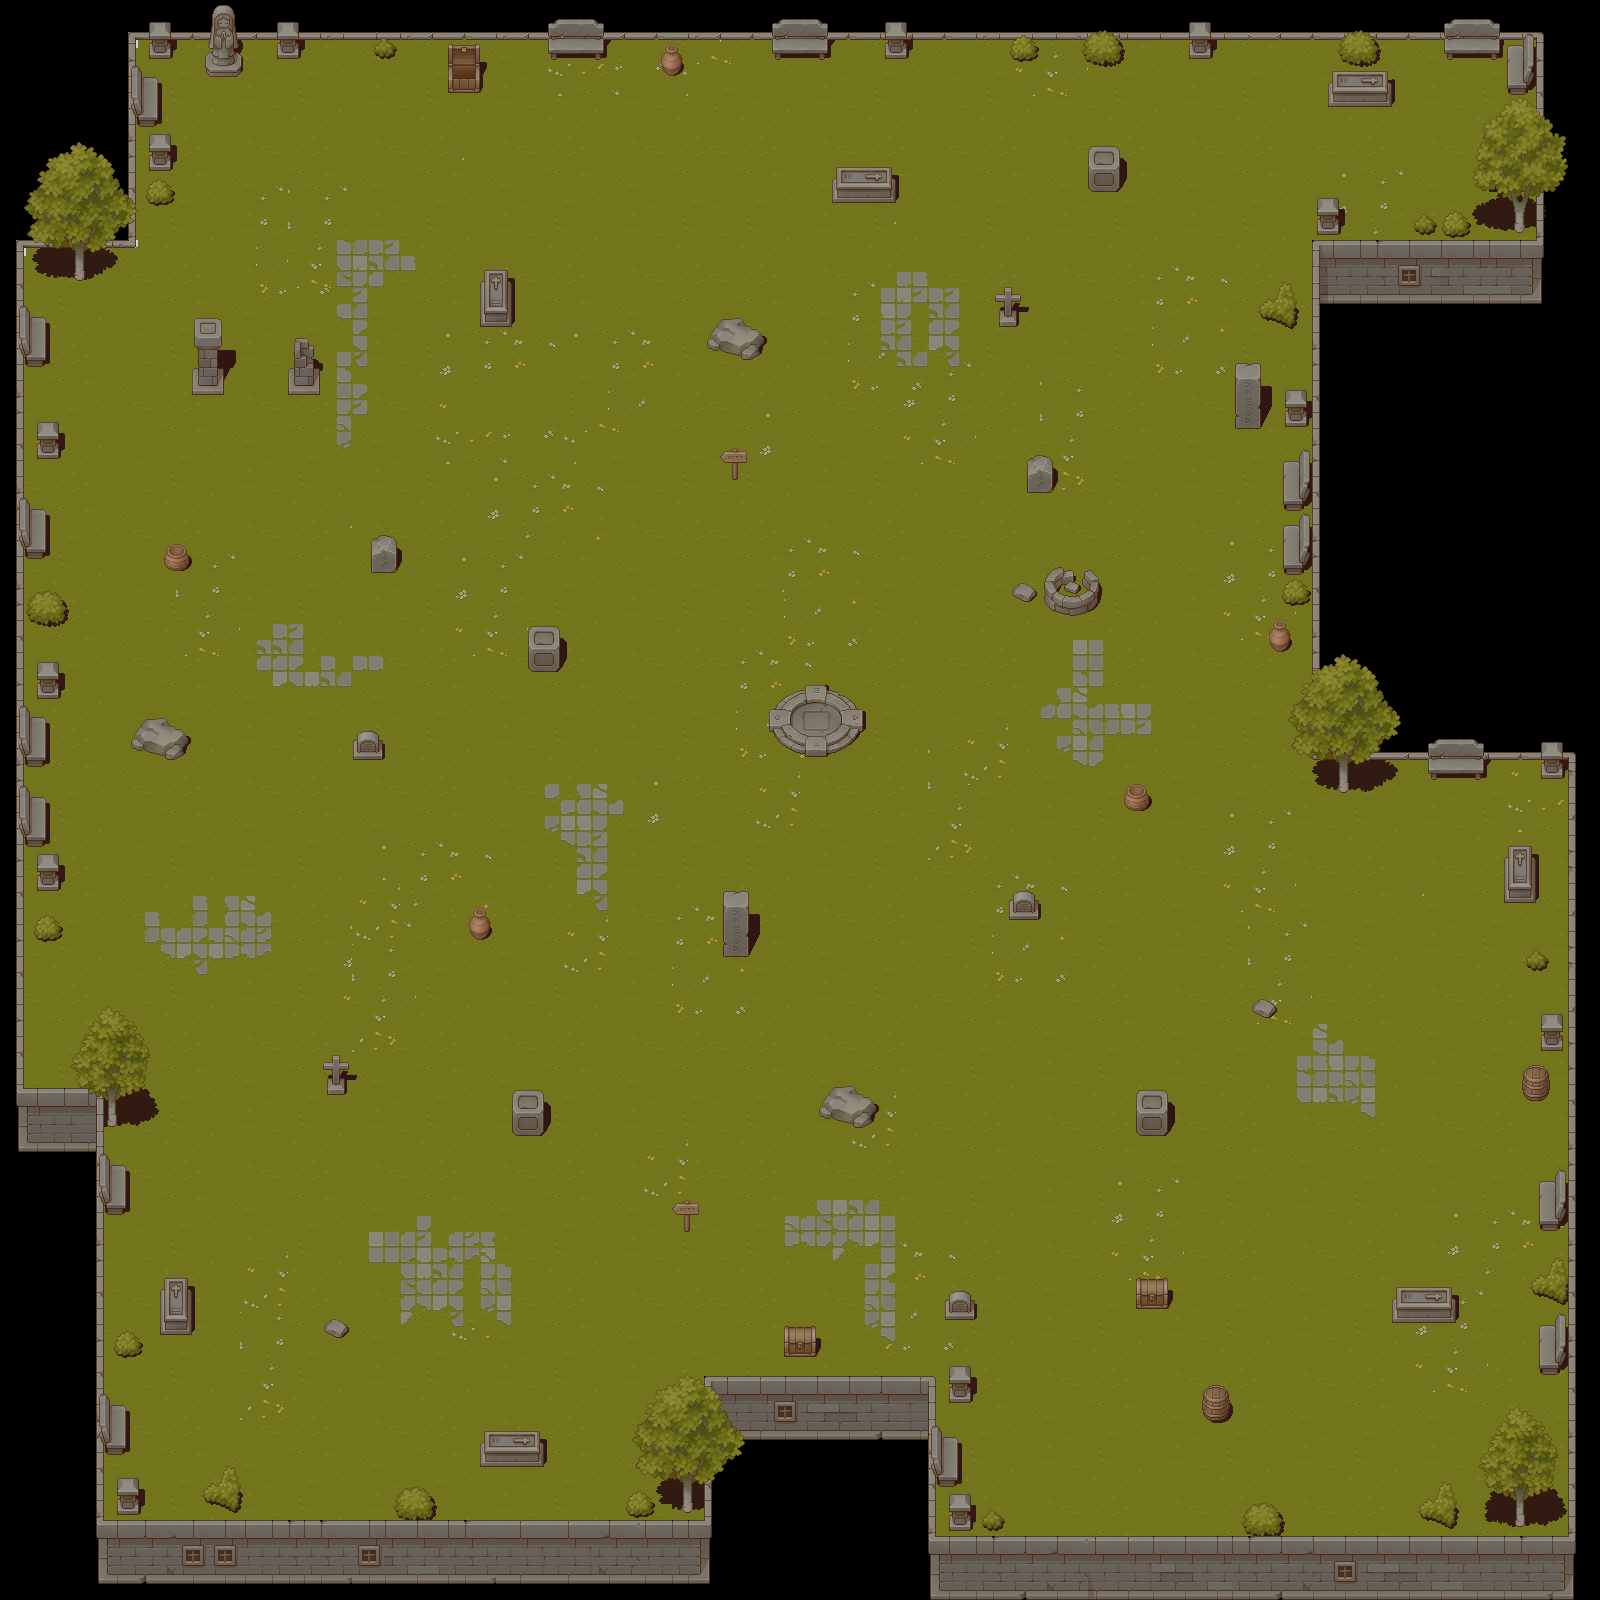

A level layout from a 2D game, rendered from its tile map. Below: a short description, then the map file with tile-grid data replaced by summaries:
An orthogonal 100x100 tile map with 16x16 px tiles, 4 tile layers (floor, shadow, wall, props), 6 tilesets and 115 objects.

<map version="1.10" tiledversion="1.12.1" orientation="orthogonal" renderorder="right-down" width="100" height="100" tilewidth="16" tileheight="16" infinite="0" nextlayerid="7" nextobjectid="123">
 <tileset firstgid="1" source="TX Tileset Wall.tsx" />
 <tileset firstgid="419" source="TX Tileset Grass.tsx" />
 <tileset firstgid="675" source="TX Props.tsx" />
 <tileset firstgid="1699" source="TX Plant.tsx" />
 <tileset firstgid="2723" source="TX Shadow.tsx" />
 <tileset firstgid="3747" source="TX Shadow Plant.tsx" />
 <layer id="2" name="floor" width="100" height="100">
  <data>[10000 cells, 8171 non-empty, 206 distinct tile ids]</data>
 </layer>
 <layer id="4" name="shadow" width="100" height="100">
  <data>[10000 cells, 922 non-empty, 338 distinct tile ids]</data>
 </layer>
 <layer id="1" name="wall" width="100" height="100">
  <data>[10000 cells, 804 non-empty, 179 distinct tile ids]</data>
 </layer>
 <layer id="3" name="props" width="100" height="100">
  <data>[10000 cells, 1190 non-empty, 439 distinct tile ids]</data>
 </layer>
 <objectgroup id="5" name="collision">
  <object id="1" x="1312" y="240" width="233.333" height="66.6667" />
  <object id="2" x="1312" y="240" width="8" height="517.333" />
  <object id="3" x="1310.67" y="749.333" width="264" height="13.3333" />
  <object id="4" x="1569.33" y="753.333" width="8" height="709.333" />
  <object id="5" x="1566.67" y="1462.67" width="12" height="133.333" />
  <object id="7" x="925.333" y="1537.33" width="653.333" height="61.3333" />
  <object id="8" x="926.667" y="1378.67" width="12" height="158.667" />
  <object id="9" x="704" y="1377.33" width="226.667" height="61.3333" />
  <object id="10" x="706.667" y="1382.67" width="5.33333" height="196" />
  <object id="11" x="94.6667" y="1521.33" width="612" height="60" />
  <object id="12" x="92" y="1086.67" width="12" height="436" />
  <object id="13" x="14.6667" y="1086.67" width="88" height="65.3333" />
  <object id="14" x="16" y="238" width="6" height="850" />
  <object id="15" x="17.3333" y="239.333" width="118" height="9.33333" />
  <object id="16" x="128" y="30.6667" width="9.33333" height="218.667" />
  <object id="17" x="129.333" y="29.3333" width="724" height="10.6667" />
  <object id="18" x="852" y="28" width="690.667" height="13.3333" />
  <object id="19" x="1534.67" y="32" width="8" height="228" />
  <object id="20" x="1512" y="220" width="16" height="12" />
  <object id="21" x="1414.67" y="222.667" width="57.3333" height="13.3333" />
  <object id="22" x="1318.67" y="218.667" width="22.6667" height="14.6667" />
  <object id="23" x="1191" y="45" width="19" height="11" />
  <object id="24" x="1331" y="81" width="60" height="22" />
  <object id="25" x="1337" y="49" width="43" height="15" />
  <object id="26" x="1440" y="39" width="57" height="17" />
  <object id="27" x="1504" y="47" width="21" height="48" />
  <object id="28" x="1086" y="162" width="34" height="29" />
  <object id="29" x="1082" y="45" width="42" height="18" />
  <object id="30" x="1011" y="46" width="27" height="13" />
  <object id="31" x="1263" y="303" width="35" height="24" />
  <object id="33" x="1235" y="403" width="26" height="25" />
  <object id="34" x="1288" y="407" width="19" height="19" />
  <object id="35" x="1285" y="462" width="18" height="47" />
  <object id="36" x="1284" y="529" width="25" height="74" />
  <object id="37" x="1271" y="637" width="19" height="17" />
  <object id="38" x="1044" y="579" width="55" height="30" />
  <object id="39" x="1014" y="591" width="22" height="8" />
  <object id="40" x="1027" y="469" width="23" height="21" />
  <object id="41" x="1000" y="307" width="18" height="17" />
  <object id="42" x="1120" y="793" width="30" height="18" />
  <object id="44" x="1009" y="901" width="32" height="16" />
  <object id="45" x="1138" y="1107" width="30" height="28" />
  <object id="46" x="1254" y="1006" width="21" height="12" />
  <object id="47" x="1427" y="756" width="58" height="21" />
  <object id="48" x="1543" y="763" width="18" height="16" />
  <object id="49" x="1505" y="858" width="32" height="43" />
  <object id="50" x="1527" y="957" width="21" height="11" />
  <object id="51" x="1541" y="1035" width="21" height="16" />
  <object id="52" x="1521" y="1081" width="30" height="19" />
  <object id="53" x="1541" y="1183" width="20" height="45" />
  <object id="54" x="1420" y="1507" width="39" height="18" />
  <object id="55" x="1511" y="1513" width="14" height="16" />
  <object id="56" x="1393" y="1297" width="63" height="23" />
  <object id="57" x="1203" y="1396" width="31" height="24" />
  <object id="58" x="1241" y="1515" width="43" height="20" />
  <object id="59" x="1138" y="1291" width="31" height="16" />
  <object id="60" x="1537" y="1330" width="22" height="48" />
  <object id="61" x="1537" y="1283" width="29" height="17" />
  <object id="62" x="942" y="1301" width="33" height="16" />
  <object id="63" x="951" y="1384" width="19" height="18" />
  <object id="64" x="938" y="1435" width="21" height="52" />
  <object id="65" x="950" y="1516" width="19" height="14" />
  <object id="66" x="980" y="1518" width="24" height="14" />
  <object id="67" x="784" y="1339" width="34" height="17" />
  <object id="68" x="683" y="1221" width="5" height="9" />
  <object id="69" x="680" y="1495" width="13" height="17" />
  <object id="70" x="626" y="1504" width="31" height="9" />
  <object id="71" x="395" y="1502" width="41" height="15" />
  <object id="73" x="325" y="1325" width="24" height="11" />
  <object id="74" x="202" y="1491" width="39" height="18" />
  <object id="75" x="116" y="1498" width="22" height="15" />
  <object id="76" x="103" y="1404" width="22" height="47" />
  <object id="77" x="116" y="1341" width="24" height="10" />
  <object id="78" x="162" y="1289" width="32" height="42" />
  <object id="79" x="103" y="1169" width="22" height="43" />
  <object id="81" x="513" y="1107" width="30" height="26" />
  <object id="82" x="327" y="1079" width="18" height="12" />
  <object id="83" x="101" y="1116" width="17" height="7" />
  <object id="84" x="37" y="927" width="25" height="12" />
  <object id="85" x="471" y="925" width="18" height="13" />
  <object id="86" x="351" y="740" width="30" height="18" />
  <object id="87" x="134" y="729" width="56" height="24" />
  <object id="88" x="36" y="876" width="22" height="14" />
  <object id="89" x="22" y="795" width="22" height="49" />
  <object id="90" x="22" y="719" width="28" height="45" />
  <object id="91" x="37" y="683" width="22" height="13" />
  <object id="92" x="525" y="643" width="35" height="27" />
  <object id="93" x="372" y="553" width="24" height="19" />
  <object id="94" x="162" y="555" width="29" height="12" />
  <object id="95" x="29" y="605" width="35" height="19" />
  <object id="96" x="22" y="512" width="26" height="47" />
  <object id="97" x="36" y="440" width="23" height="19" />
  <object id="98" x="24" y="315" width="23" height="51" />
  <object id="99" x="72" y="263" width="17" height="12" />
  <object id="100" x="193" y="368" width="30" height="27" />
  <object id="101" x="289" y="369" width="31" height="24" />
  <object id="102" x="478" y="281" width="36" height="45" />
  <object id="103" x="144" y="190" width="29" height="15" />
  <object id="104" x="148" y="153" width="21" height="16" />
  <object id="105" x="135" y="78" width="24" height="49" />
  <object id="106" x="150" y="39" width="20" height="16" />
  <object id="107" x="206" y="50" width="38" height="22" />
  <object id="109" x="276" y="43" width="23" height="15" />
  <object id="110" x="373" y="43" width="22" height="15" />
  <object id="111" x="447" y="67" width="32" height="24" />
  <object id="112" x="547" y="43" width="56" height="16" />
  <object id="113" x="887" y="42" width="22" height="16" />
  <object id="114" x="769" y="38" width="59" height="20" />
  </objectgroup>
</map>
<!-- 7 of 115 objects omitted -->
